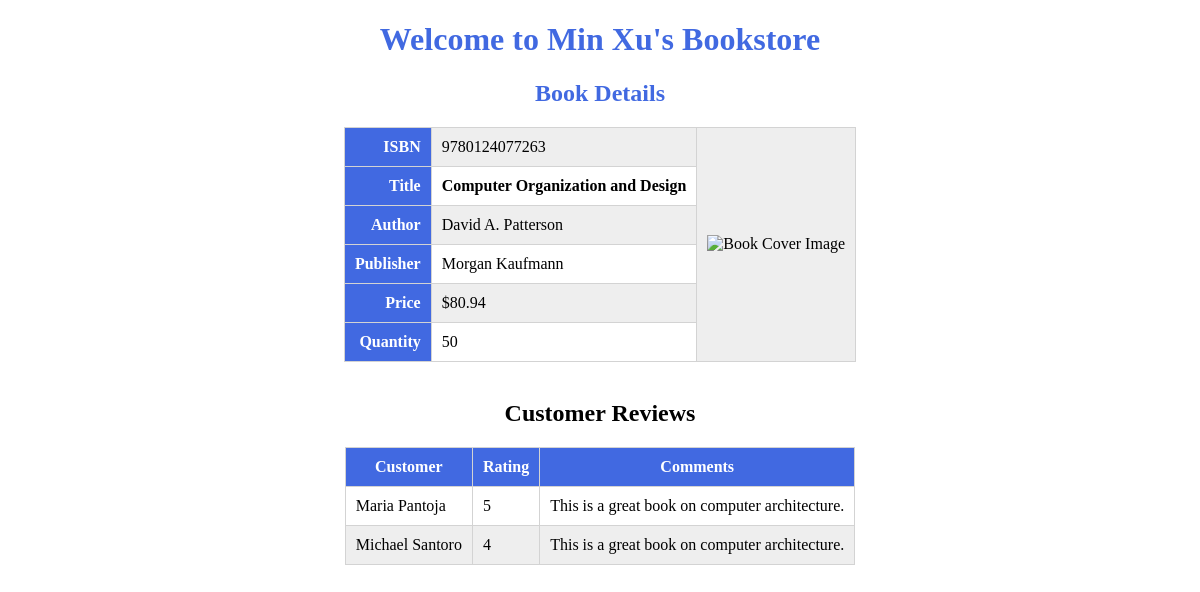
Screenshot of /show_book.php?isbn=9780124077263 with the database file from the repository.
### tables this page shows
CREATE TABLE books (
  isbn CHAR(13),
  title VARCHAR(255),
  author VARCHAR(255),
  publisher VARCHAR(255),
  price NUMERIC(10,2),
  topic integer,
  image MEDIUMBLOB,
  PRIMARY KEY (isbn)
);

CREATE TABLE inventory (
  isbn CHAR(13), 
  quantity INTEGER
);

CREATE TABLE comments (
  order_id INTEGER,
  isbn CHAR(13),
  rating SMALLINT,
  content VARCHAR(255)
);

CREATE TABLE customers (
  customer_id INTEGER AUTO_INCREMENT,
  username VARCHAR(255),
  password CHAR(40),   
  first_name VARCHAR(255),
  last_name VARCHAR(255),
  email VARCHAR(255),
  is_prime_member boolean,
  PRIMARY KEY (customer_id)
);

### show_book.php (the view, shortened to what this page needs)
<?php
require_once 'shared_functions.php';
function showBookDetails($connection, $isbn) {
  $query = "SELECT * FROM books NATURAL JOIN inventory WHERE isbn = '{$isbn}';";
  $results = mysql_query($query, $connection);
  $row = mysql_fetch_assoc($results);
  $price_string = money_format("%i", $row['price']);
  echo "
      <table>
      <tr>
      <th class='right'>ISBN</th>
      <td>{$row['isbn']}</td>
      <td class='image' rowspan='6'>
      <img src='show_image.php?isbn={$isbn}' alt='Book Cover Image' height='240'>
      </td>
      </tr>
      <tr>
      <th class='right'>Title</th>
      <td class='strong'>{$row['title']}</td>
      </tr>
      <tr>
      <th class='right'>Author</th>
      <td>{$row['author']}</td>
      </tr>
      <tr>
      <th class='right'>Publisher</th>
      <td>{$row['publisher']}</td>
      </tr>
      <tr>
      <th class='right'>Price</th>
      <td>\${$price_string}</td>
      </tr>
      <tr>
      <th class='right'>Quantity</th>
      <td>{$row['quantity']}</td>
      </tr>
      </table>
      <br>";
  if (empty($_COOKIE['customer_id'])) {
    return $row['topic'];
  }
  return $row['topic'];
}
function showReview($connection, $isbn) {
  echo "<h2 style='color:black;'>Customer Reviews</h2>";
  $query = "SELECT customers.first_name, customers.last_name, content, rating
        FROM (comments NATURAL JOIN orders) JOIN customers USING (customer_id)
        WHERE isbn = '{$isbn}';";
  $results = mysql_query($query, $connection);
  echo "
      <table>
      <tr>
      <th>Customer</th>
      <th>Rating</th>
      <th>Comments</th>
      </tr>";
  while ($row = mysql_fetch_assoc($results)) {
    echo "
      <tr>
      <td>{$row['first_name']} {$row['last_name']}</td>
      <td>{$row['rating']}</td>
      <td>{$row['content']}</td>
      </tr>";
  }
  echo "</table>";
}
function showBook() {
  $isbn = $_GET['isbn'];
  $connection = connect();
  $topic = showBookDetails($connection, $isbn);
  showReview($connection, $isbn);
}
showBook();
?>

### bookstore.css (style rules this page uses)
h1, h2, h3 { text-align: center; color: royalblue; }
table, th, td { border: 1px solid lightgray; border-collapse: collapse; }
table { margin-left: auto; margin-right: auto; }
th, td { padding: 10px; }
th { background-color: royalblue; color: white; }
tr:nth-child(even) { background-color: #fff; }
tr:nth-child(odd) { background-color: #eee; }
.right { text-align: right; }
.strong { font-weight: bold; }

### rows the page displays
books: isbn "9780124077263", title "Computer Organization and Design", author "David A. Patterson", publisher "Morgan Kaufmann", price "80.94", inventory.quantity "50"
comments: customers.first_name "Maria", customers.last_name "Pantoja", rating "5", content "This is a great book on computer architecture."
comments: customers.first_name "Michael", customers.last_name "Santoro", rating "4", content "This is a great book on computer architecture."

### other values shown
$title "Book Details"
